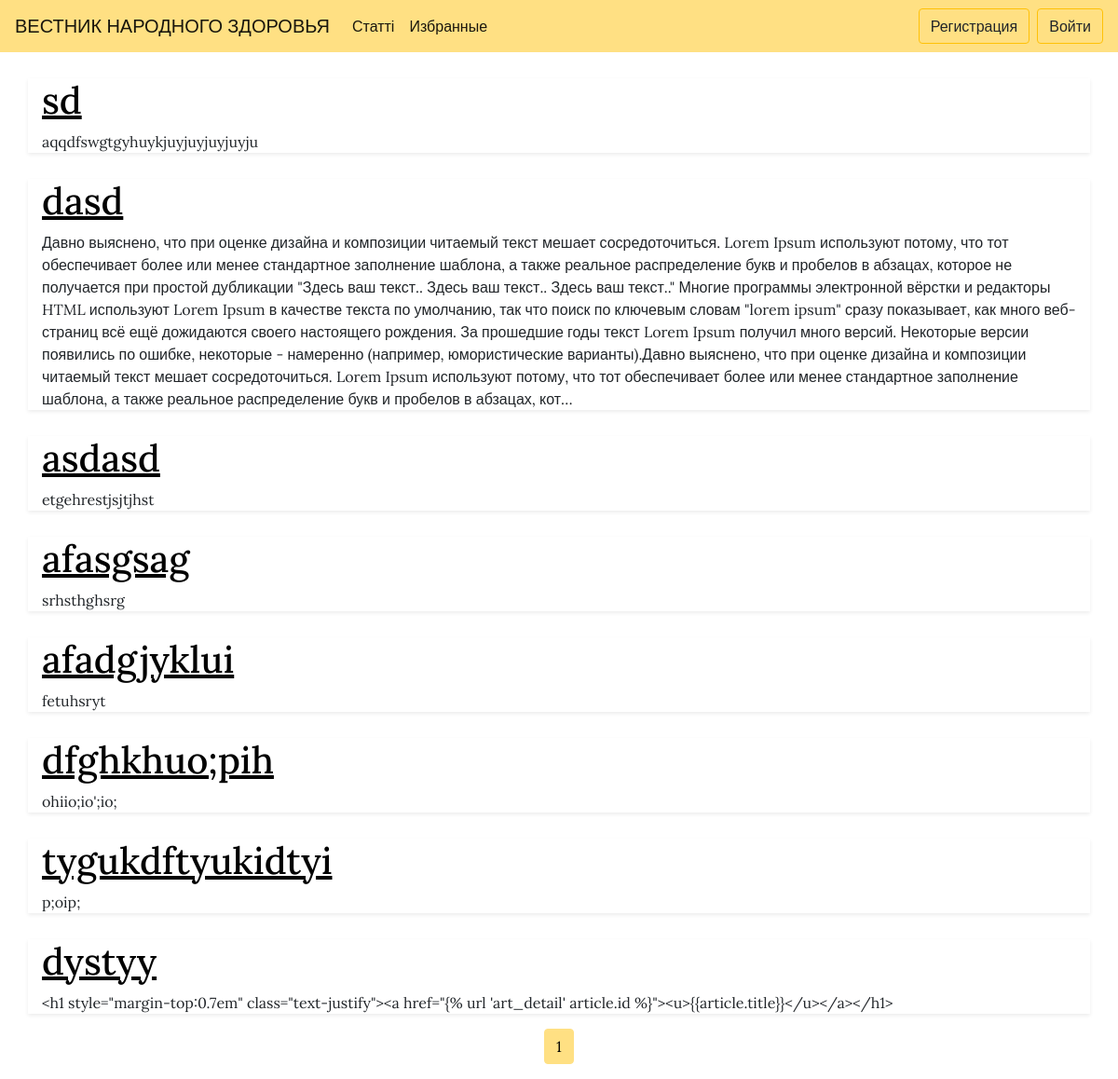
/favorites/, run on an earlier commit of the app's database.
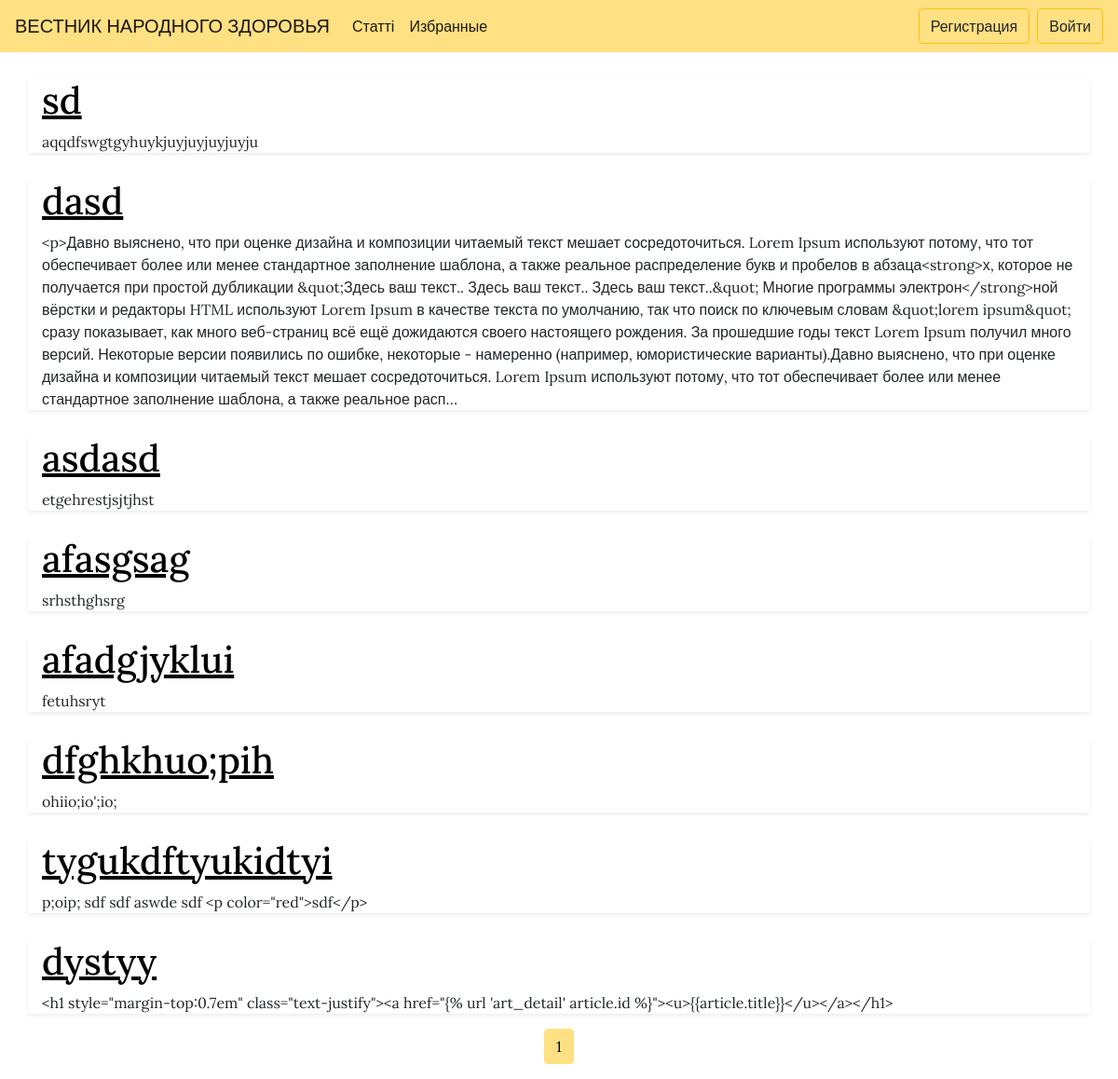
And on a later commit of the database.
### base/models.py (models this page shows, shortened)
class Article(models.Model):
    title = models.CharField(max_length=200)
    author = models.ForeignKey('Author', on_delete=models.SET_NULL, null=True)
    body = RichTextField(blank=True, null=True)
    creation_date = models.DateTimeField(auto_now_add=True, editable=False)
    modified = models.DateTimeField(auto_now=True)
    favorite = models.ManyToManyField(User)

### base/views.py (the view)
def favorites(request):
    user = auth.get_user(request)
    fav = Article.objects.filter(favorite__pk=user.pk)
    paginator = Paginator(fav, 10)  # Show 25 contacts per page.
    page_number = request.GET.get('page')
    page_obj = paginator.get_page(page_number)
    return render(request, 'base/favorites.html', {'articles': page_obj})

### templates/base/favorites.html (shortened to what this page needs)
{% extends 'base/index.html' %}
{% block other %}
<main role="main">
  {% for article in articles %}
    <div class="container shadow-sm">
      <h1 style="margin-top:0.7em" class="text-justify"><a href="{% url 'art_detail' article.id %}"><u>{{article.title}}</u></a></h1>
      <p>{{ article.body|truncatechars:1000 }}</p>
    </div>
  {% endfor %}
  <nav aria-label="...">
    <ul class="pagination justify-content-center">
      <li class="page-item active" aria-current="page">
        <span class="page-link">
          {{ articles.number }}
        </span>
      </li>
    </ul>
  </nav>
</main>
{% endblock %}

What changed in the data, as far as the page shows it:
changed Article "dasd": body "Давно выяснено, что при оценке дизайна и композиции читаемый текст мешает сосредоточиться. Lorem Ipsum используют потому, что тот обеспечивает более или менее стандартное заполнение шаблона, а также реальное распределение букв и пробелов в абзацах, которое не получается при простой дубликации \"Здесь ваш текст.. Здесь ваш текст.. Здесь ваш текст..\" Многие программы электронной вёрстки и редакторы HTML используют Lorem Ipsum в качестве текста по умолчанию, так что поиск по ключевым словам \"lorem ipsum\" сразу показывает, как много веб-страниц всё ещё дожидаются своего настоящего рождения. За прошедшие годы текст Lorem Ipsum получил много версий. Некоторые версии появились по ошибке, некоторые…" → "<p>Давно выяснено, что при оценке дизайна и композиции читаемый текст мешает сосредоточиться. Lorem Ipsum используют потому, что тот обеспечивает более или менее стандартное заполнение шаблона, а также реальное распределение букв и пробелов в абзаца<strong>х, которое не получается при простой дубликации &quot;Здесь ваш текст.. Здесь ваш текст.. Здесь ваш текст..&quot; Многие программы электрон</strong>ной вёрстки и редакторы HTML используют Lorem Ipsum в качестве текста по умолчанию, так что поиск по ключевым словам &quot;lorem ipsum&quot; сразу показывает, как много веб-страниц всё ещё дожидаются своего настоящего рождения. За прошедшие годы текст Lorem Ipsum получил много версий.…"
changed Article "tygukdftyukidtyi": body "p;oip;" → "p;oip; sdf sdf aswde sdf <p color=\"red\">sdf</p>"
